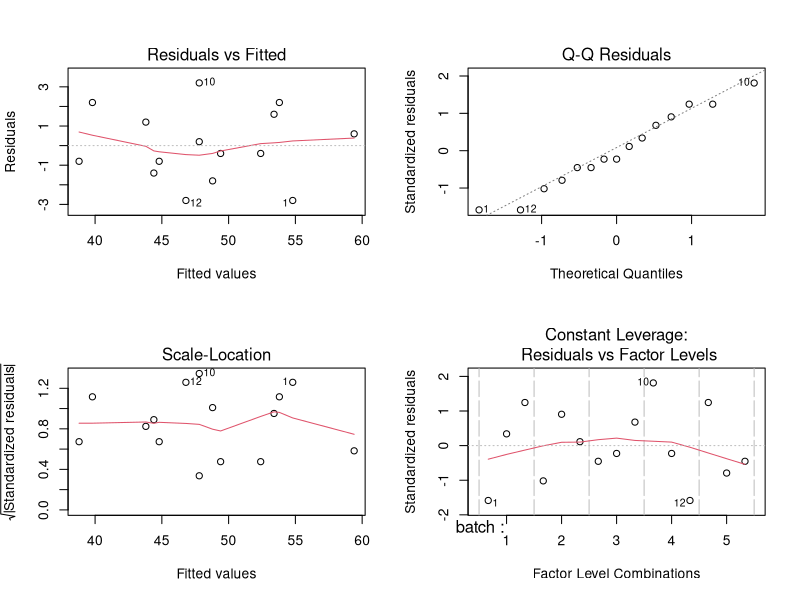

Recreate this plot in R.
## ---- chunk 1
day <- factor(rep(c("Monday", "Tuesday", "Wednesday",
"Thursday"), each = 3))
operator <- factor(c("A", "B", "C", "A", "C", "D", "B", "C",
"D", "A", "B", "D"))
kelvin <- c(780, 820, 800, 950, 920, 940, 880, 880, 820, 840,
780, 820)
data1<-data.frame(day, operator, kelvin)
model1 <- aov(kelvin ~ day + operator, data=data1)
summary(model1) 
## ---- chunk 2
1-pf(29.84,4,20) #part a

1-pf(7.65, 5, 20) #part a 
## ---- chunk 3
batch <- factor(rep(1:5, each = 3))
treatment <- factor(rep(c("A", "B", "C"), times = 5))
strength <- c(52, 60, 56, 47, 55, 48, 44, 49, 45, 51, 52, 44, 42, 43,
38)
data <- data.frame(batch, treatment, strength)

model <- aov(strength ~ batch + treatment, data = data)
summary(model)
## ---- chunk 4
tukey <- TukeyHSD(model, "treatment")
print(tukey)
## ---- chunk 5
par(mfrow = c(2, 2))
plot(model)
shapiro.test(residuals(model))
## ---- chunk 6
day <- factor(rep(c("Monday", "Tuesday", "Wednesday",
"Thursday"), each = 3))
operator <- factor(c("A", "B", "C", "A", "C", "D", "B", "C",
"D", "A", "B", "D"))
kelvin <- c(780, 820, 800, 950, 920, 940, 880, 880, 820, 840,
780, 820)
data1<-data.frame(day, operator, kelvin)
data1
## ---- chunk 7
model1 <- aov(kelvin ~ day + operator, data=data1)
summary(model1)
